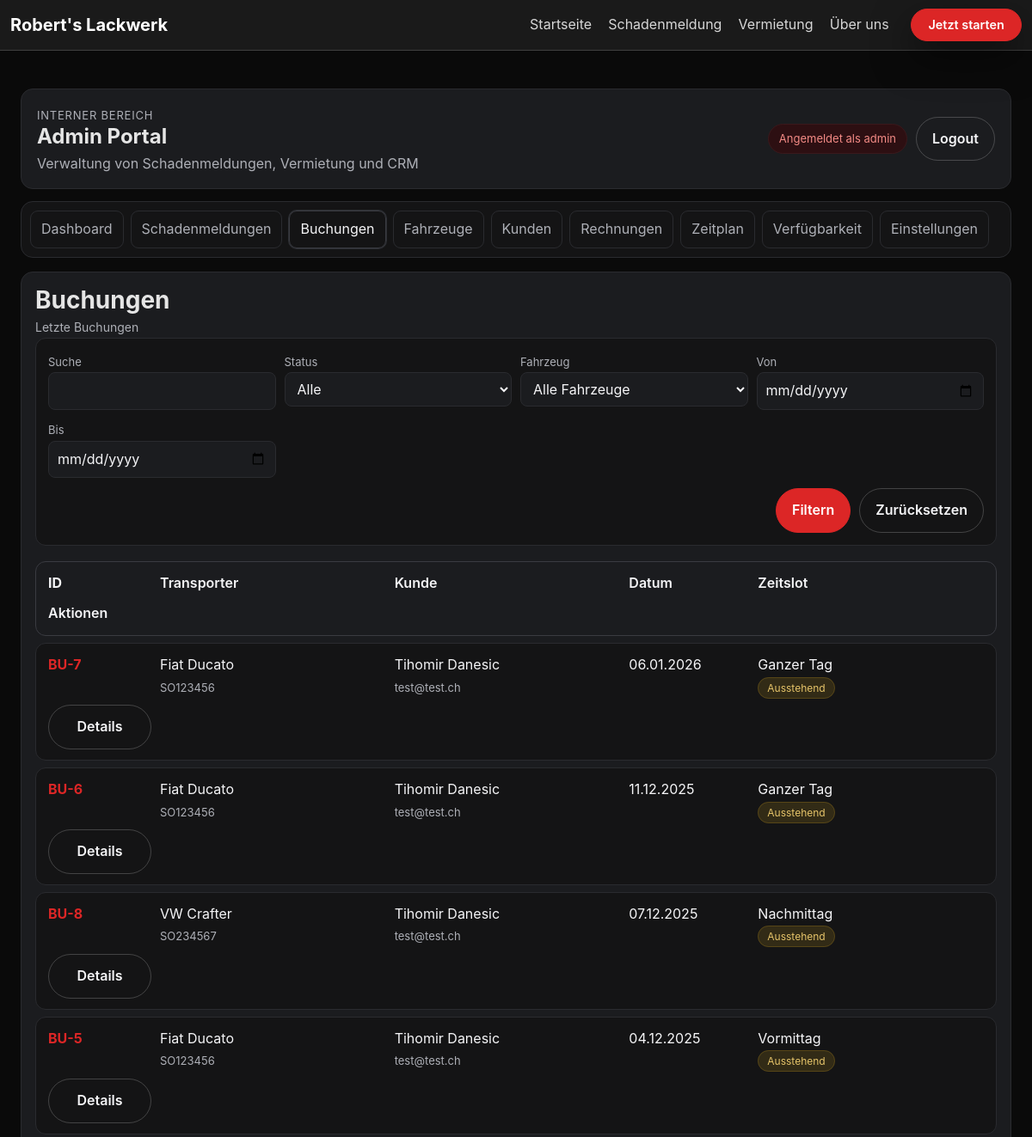
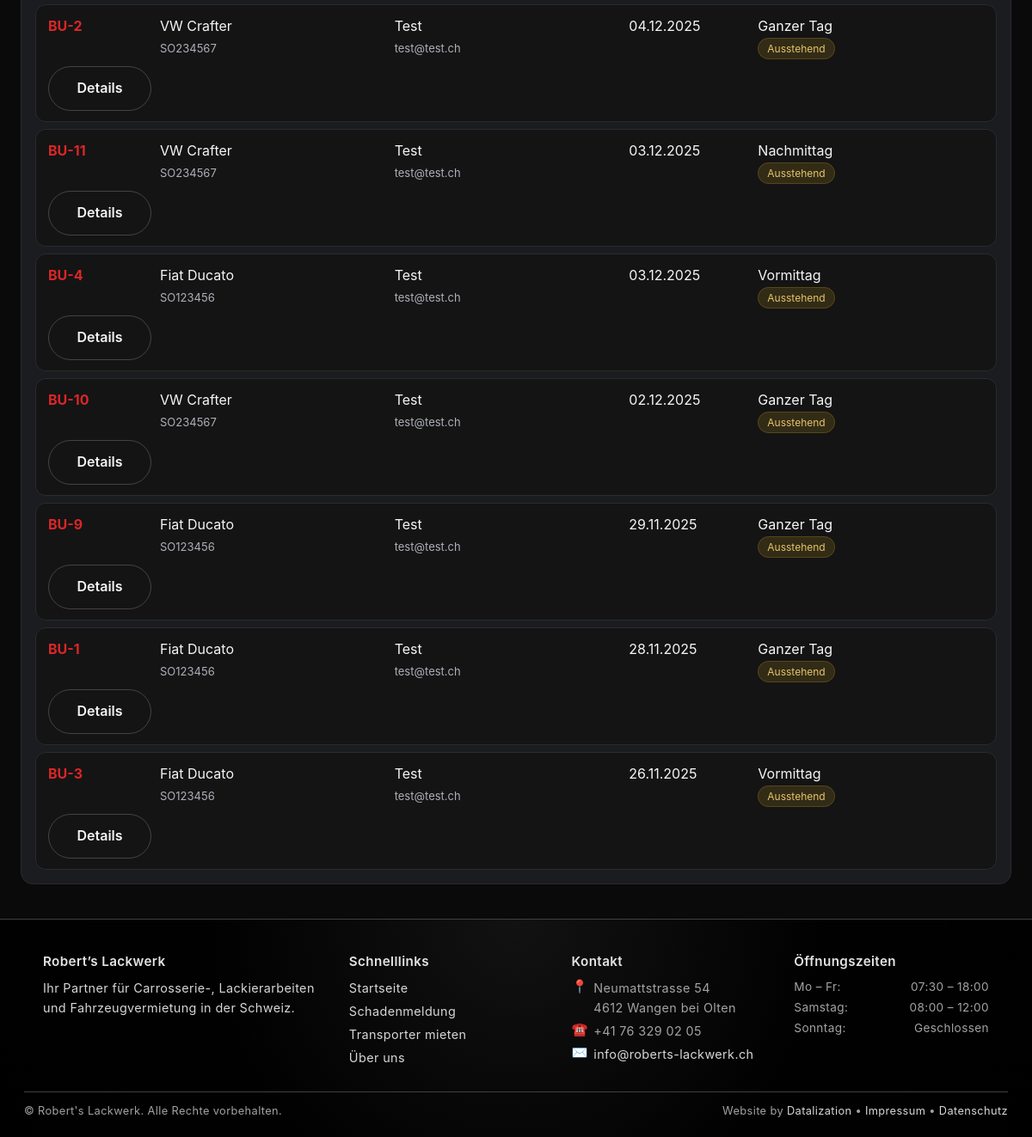
Screenshot of /intern/buchungen/ (signed in) with the database file from the repository (2 pictures, top to bottom).
### main/models.py (models this page shows, shortened)
class Booking(models.Model):
    STATUS_CHOICES = [
        ("pending", "Ausstehend"),
        ("confirmed", "Bestätigt"),
        ("completed", "Abgeschlossen"),
        ("cancelled", "Storniert"),
    ]
    TIME_SLOTS = [
        ("MORNING", "Vormittag"),
        ("AFTERNOON", "Nachmittag"),
        ("FULLDAY", "Ganzer Tag"),
    ]
    INSURANCE_CHOICES = [
        ("basic", "Basis"),
        ("full", "Vollkasko"),
        ("premium", "Premium"),
    ]
    KM_CHOICES = [
        ("100km", "100 km"),
        ("200km", "200 km"),
        ("unlimited", "Unbegrenzt"),
    ]
    PAYMENT_STATUS_CHOICES = [
        ("unpaid", "Offen"),
        ("paid", "Bezahlt"),
        ("refunded", "Erstattet"),
    ]
    transporter  = models.ForeignKey(Transporter, on_delete=models.CASCADE)
    vehicle = models.ForeignKey(Vehicle, on_delete=models.SET_NULL, null=True, blank=True, related_name="bookings")
    customer = models.ForeignKey(Customer, on_delete=models.SET_NULL, null=True, blank=True, related_name="bookings")
    date         = models.DateField()
    time_slot    = models.CharField(max_length=10, choices=TIME_SLOTS)
    pickup_date  = models.DateField(null=True, blank=True)
    return_date  = models.DateField(null=True, blank=True)
    pickup_time  = models.CharField(max_length=5, blank=True)
    return_time  = models.CharField(max_length=5, blank=True)
    customer_name   = models.CharField(max_length=100)
    customer_email  = models.EmailField()
    customer_phone  = models.CharField(max_length=50)
    customer_address        = models.CharField("Adresse", max_length=255)
    driver_license_number   = models.CharField("Führerscheinnummer", max_length=100)
    additional_insurance = models.BooleanField(default=False)
    moving_blankets      = models.BooleanField(default=False)
    hand_truck           = models.BooleanField(default=False)
    tie_down_straps      = models.BooleanField(default=False)
    additional_notes     = models.TextField(blank=True, null=True)
    status = models.CharField(max_length=20, choices=STATUS_CHOICES, default="pending")
    admin_notes = models.TextField(blank=True)
    km_package = models.CharField(max_length=20, choices=KM_CHOICES, default="100km")
    extras = models.JSONField(default=list, blank=True)
    insurance = models.CharField(max_length=20, choices=INSURANCE_CHOICES, default="basic")
    total_price = models.DecimalField(max_digits=10, decimal_places=2, default=0)
    PAYMENT_METHOD_CHOICES = [
        ("CARD", "Kreditkarte (Stripe)"),
        ("CASH", "Barzahlung"),
    ]
    payment_method = models.CharField(max_length=10, choices=PAYMENT_METHOD_CHOICES, default="CASH")
    payment_status = models.CharField(max_length=10, choices=PAYMENT_STATUS_CHOICES, default="unpaid")
    transaction_id = models.CharField(max_length=100, blank=True)
    created_at = models.DateTimeField(auto_now_add=True)
    updated_at = models.DateTimeField(auto_now=True)
    class Meta:
        unique_together = ("transporter", "date", "time_slot")
        indexes = [models.Index(fields=["transporter", "date"])]

class Transporter(models.Model):
    BUCHUNG_OPTIONEN = [
        ('vormittag', 'Vormittag'),
        ('nachmittag', 'Nachmittag'),
        ('ganztag', 'Ganztag'),
    ]
    name         = models.CharField(max_length=100)
    kennzeichen  = models.CharField(max_length=20, unique=True)
    farbe = models.CharField("Farbe", max_length=50, blank=True)
    preis_chf = models.DecimalField("Preis (CHF)", max_digits=7, decimal_places=2, default=0)
    verfuegbar_ab = models.DateField()
    bild = models.ImageField(
        upload_to="transporter_bilder/",
        blank=True,
        null=True,
        help_text="Bild des Transporters hochladen"
    )
    description = models.TextField(blank=True, default="")
    buchung = models.CharField(
        max_length=20,
        choices=BUCHUNG_OPTIONEN,
        blank=True,
        null=True,
        help_text="Verfügbare Buchungsoption"
    )

### adminportal/views.py (the view, shortened to what this page needs)
# urls.py: path("buchungen/", views.bookings, name="portal_bookings"),
@login_required
@user_passes_test(_is_staff)
def bookings(request):
    ctx = _base_context("bookings")
    qs = Booking.objects.select_related("transporter")
    q = request.GET.get("q")
    status = request.GET.get("status")
    transporter_id = request.GET.get("transporter")
    date_from = request.GET.get("from")
    date_to = request.GET.get("to")
    if status:
        qs = qs.filter(status=status)
    if transporter_id:
        qs = qs.filter(transporter_id=transporter_id)
    if date_from:
        qs = qs.filter(date__gte=date_from)
    if date_to:
        qs = qs.filter(date__lte=date_to)
    ctx["filter"] = {
        "q": q or "",
        "status": status or "",
        "transporter": transporter_id or "",
        "from": date_from or "",
        "to": date_to or "",
    }
    ctx["transporters"] = Transporter.objects.all().order_by("name")
    ctx["bookings"] = qs.order_by("-date", "-id")[:200]
    return render(request, "adminportal/bookings.html", ctx)

### adminportal/views.py (called while the page is built)
def _is_staff(user):
    if not user.is_authenticated:
        return False
    if user.is_staff:
        return True
    return user.groups.filter(name__in=["admin", "manager", "employee"]).exists()

### adminportal/templates/adminportal/bookings.html (shortened to what this page needs)
{% extends "adminportal/base.html" %}
{% block portal_content %}
<section class="fig-admin__panel fig-admin__panel--wide">
  <header class="fig-admin__panel-header">
    <h3>Buchungen</h3>
    <p class="fig-admin__panel-subtitle">Letzte Buchungen</p>
  </header>
  <form method="get" class="fig-form">
    <div class="fig-form__grid">
      <div><label>Suche</label><input type="text" name="q" value="{{ filter.q }}"></div>
      <div>
        <label>Status</label>
        <select name="status">
          <option value="">Alle</option>
        </select>
      </div>
      <div>
        <label>Fahrzeug</label>
        <select name="transporter">
          <option value="">Alle Fahrzeuge</option>
        </select>
      </div>
      <div><label>Von</label><input type="date" name="from" value="{{ filter.from }}"></div>
      <div><label>Bis</label><input type="date" name="to" value="{{ filter.to }}"></div>
    </div>
    <div class="fig-form__actions">
      <button class="fig-btn fig-btn--primary" type="submit">Filtern</button>
      <a class="fig-btn fig-btn--ghost" href="{% url 'portal_bookings' %}">Zurücksetzen</a>
    </div>
  </form>
  <div class="fig-table">
    <div class="fig-table__row fig-table__row--head">
      <div class="fig-table__cell fig-table__cell--id">ID</div>
      <div class="fig-table__cell">Transporter</div>
      <div class="fig-table__cell">Kunde</div>
      <div class="fig-table__cell">Datum</div>
      <div class="fig-table__cell">Zeitslot</div>
      <div class="fig-table__cell">Aktionen</div>
    </div>
    {% for booking in bookings %}
      <div class="fig-table__row">
        <div class="fig-table__cell fig-table__cell--id">
          <a href="{% url 'portal_booking_detail' booking.pk %}">BU-{{ booking.pk }}</a>
        </div>
        <div class="fig-table__cell">
          {{ booking.transporter.name }}
          <div class="fig-table__meta">{{ booking.transporter.kennzeichen }}</div>
        </div>
        <div class="fig-table__cell">
          {{ booking.customer_name }}
          <div class="fig-table__meta">{{ booking.customer_email }}</div>
        </div>
        <div class="fig-table__cell">{{ booking.date|date:"d.m.Y" }}</div>
        <div class="fig-table__cell">
          {{ booking.get_time_slot_display }}
          <div class="fig-table__meta">
            {% if booking.status == "pending" %}
              <span class="fig-badge fig-badge--warning">Ausstehend</span>
            {% elif booking.status == "confirmed" %}
              <span class="fig-badge fig-badge--success">Bestätigt</span>
            {% elif booking.status == "completed" %}
              <span class="fig-badge fig-badge--info">Abgeschlossen</span>
            {% elif booking.status == "cancelled" %}
              <span class="fig-badge">Storniert</span>
            {% endif %}
          </div>
        </div>
        <div class="fig-table__cell">
          <button class="fig-btn fig-btn--ghost js-open-modal" data-target="booking-{{ booking.pk }}">Details</button>
        </div>
      </div>
    {% empty %}
      <p class="fig-empty fig-table__empty">Keine Buchungen erfasst.</p>
    {% endfor %}
  </div>
</section>
{% endblock %}

### adminportal/templates/adminportal/base.html
{% extends "base.html" %}
{% load static %}
{% block content %}
<div class="figma-home figma-home--admin">
  <header class="fig-admin__hero">
    <div>
      <p class="fig-eyebrow">Interner Bereich</p>
      <h1>Admin Portal</h1>
      <p class="fig-subtitle">
        {% if portal_settings and portal_settings.branding_text %}
          {{ portal_settings.branding_text }}
        {% else %}
          Verwaltung von Schadenmeldungen, Vermietung und CRM
        {% endif %}
      </p>
    </div>
    <div class="fig-admin__hero-actions">
      <span class="fig-admin__badge">Angemeldet als {{ request.user.username }}</span>
      <a class="fig-btn fig-btn--ghost" href="{% url 'admin_logout' %}">Logout</a>
    </div>
  </header>
  <nav class="fig-admin__tabs">
    <a class="fig-admin__tab {% if active_tab == 'dashboard' %}is-active{% endif %}" href="{% url 'portal_dashboard' %}">Dashboard</a>
    <a class="fig-admin__tab {% if active_tab == 'damage_reports' %}is-active{% endif %}" href="{% url 'portal_damage_reports' %}">Schadenmeldungen</a>
    <a class="fig-admin__tab {% if active_tab == 'bookings' %}is-active{% endif %}" href="{% url 'portal_bookings' %}">Buchungen</a>
    <a class="fig-admin__tab {% if active_tab == 'vehicles' %}is-active{% endif %}" href="{% url 'portal_vehicles' %}">Fahrzeuge</a>
    <a class="fig-admin__tab {% if active_tab == 'customers' %}is-active{% endif %}" href="{% url 'portal_customers' %}">Kunden</a>
    <a class="fig-admin__tab {% if active_tab == 'invoices' %}is-active{% endif %}" href="{% url 'portal_invoices' %}">Rechnungen</a>
    <a class="fig-admin__tab {% if active_tab == 'schedule' %}is-active{% endif %}" href="{% url 'portal_schedule' %}">Zeitplan</a>
    <a class="fig-admin__tab {% if active_tab == 'availability' %}is-active{% endif %}" href="{% url 'portal_availability' %}">Verfügbarkeit</a>
    <a class="fig-admin__tab {% if active_tab == 'settings' %}is-active{% endif %}" href="{% url 'portal_settings' %}">Einstellungen</a>
  </nav>
  {% block portal_content %}{% endblock %}
</div>
{% endblock %}

### static/css/design/variables.css (style rules this page uses)
:root { --bg:#0a0a0a;--bg-elevated:#111111;--bg-card:#1a1a1a;--bg-card-soft:#131313;--primary:#dc2626;--primary-soft:#ef4444;--primary-dark:#b91c1c;--border:#404040;--border-strong:#525252;--text:#e5e5e5;--text-soft:#d7d7d7;--text-muted:#a3a3a3;--error:#ef4444;--success:#22c55e;--radius-xs:4px;--radius-sm:8px;--radius-md:12px;--radius-lg:16px;--shadow-soft:0 18px 45px rgba(0,0,0,.5);--shadow-strong:0 25px 60px rgba(0,0,0,.65);--container-width:1350px;--spacing-2:.25rem;--spacing-4:.5rem;--spacing-6:.75rem;--spacing-8:1rem;--spacing-12:1.5rem;--spacing-16:2rem;--spacing-24:3rem;--transition-fast:150ms ease-out;--transition-med:220ms ease-out;--nav-height:72px;--font-base:16px;--font-lg:18px;--font-xl:22px;--font-xxl:34px;--line-height-base:1.6; }
html { font-size:100%; }
body { margin:0;padding:0;background:var(--bg);color:var(--text);font-family:-apple-system,BlinkMacSystemFont,"SF Pro Text","Segoe UI",system-ui,sans-serif;font-size:var(--font-base);line-height:var(--line-height-base);-webkit-font-smoothing:antialiased; }
h1,h2,h3,h4,h5,h6 { margin:0 0 var(--spacing-8);font-weight:700;color:var(--text); }
p { margin:0 0 var(--spacing-8);color:var(--text-soft); }
a { text-decoration:none;color:var(--primary);transition:color var(--transition-fast); }
*,*::before,*::after { box-sizing:border-box; }

### static/css/design/layout.css (style rules this page uses)
.page-bg { min-height:100vh;background:#0a0a0a;color:var(--text); }

### rows the page displays
Booking: pk "7", transporter.name "Fiat Ducato", transporter.kennzeichen "SO123456", customer_name "Tihomir Danesic", customer_email "test@test.ch", date "06.01.2026", time_slot "Ganzer Tag", status "Ausstehend"
Booking: pk "6", transporter.name "Fiat Ducato", transporter.kennzeichen "SO123456", customer_name "Tihomir Danesic", customer_email "test@test.ch", date "11.12.2025", time_slot "Ganzer Tag", status "Ausstehend"
Booking: pk "8", transporter.name "VW Crafter", transporter.kennzeichen "SO234567", customer_name "Tihomir Danesic", customer_email "test@test.ch", date "07.12.2025", time_slot "Nachmittag", status "Ausstehend"
Booking: pk "5", transporter.name "Fiat Ducato", transporter.kennzeichen "SO123456", customer_name "Tihomir Danesic", customer_email "test@test.ch", date "04.12.2025", time_slot "Vormittag", status "Ausstehend"
Booking: pk "2", transporter.name "VW Crafter", transporter.kennzeichen "SO234567", customer_name "Test", customer_email "test@test.ch", date "04.12.2025", time_slot "Ganzer Tag", status "Ausstehend"
Booking: pk "11", transporter.name "VW Crafter", transporter.kennzeichen "SO234567", customer_name "Test", customer_email "test@test.ch", date "03.12.2025", time_slot "Nachmittag", status "Ausstehend"
Booking: pk "4", transporter.name "Fiat Ducato", transporter.kennzeichen "SO123456", customer_name "Test", customer_email "test@test.ch", date "03.12.2025", time_slot "Vormittag", status "Ausstehend"
Booking: pk "10", transporter.name "VW Crafter", transporter.kennzeichen "SO234567", customer_name "Test", customer_email "test@test.ch", date "02.12.2025", time_slot "Ganzer Tag", status "Ausstehend"
Booking: pk "9", transporter.name "Fiat Ducato", transporter.kennzeichen "SO123456", customer_name "Test", customer_email "test@test.ch", date "29.11.2025", time_slot "Ganzer Tag", status "Ausstehend"
Booking: pk "1", transporter.name "Fiat Ducato", transporter.kennzeichen "SO123456", customer_name "Test", customer_email "test@test.ch", date "28.11.2025", time_slot "Ganzer Tag", status "Ausstehend"
Booking: pk "3", transporter.name "Fiat Ducato", transporter.kennzeichen "SO123456", customer_name "Test", customer_email "test@test.ch", date "26.11.2025", time_slot "Vormittag", status "Ausstehend"

### other values shown
{{ request.user.username }} "admin"
